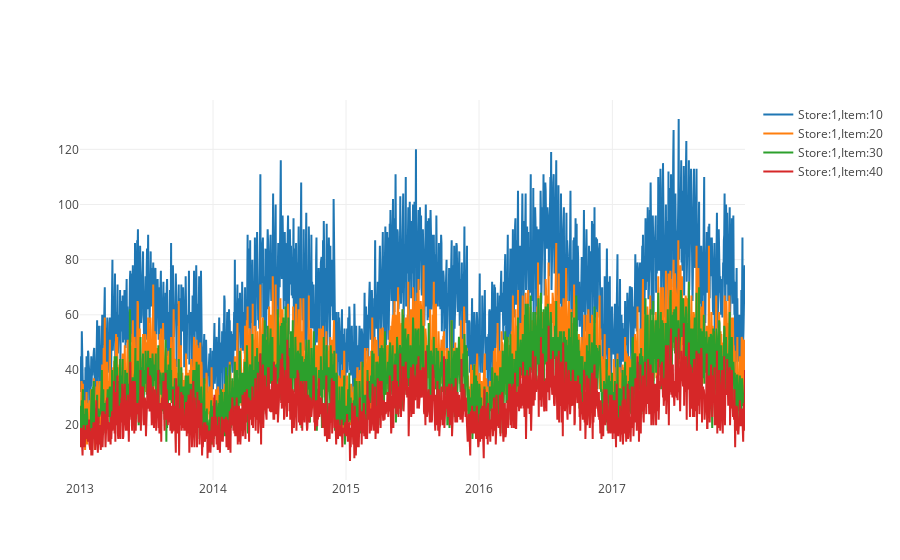

Notebook code cell kept with this figure:
### Code cell
def sales_monthly(data):
    multi_store_item_df = data.copy()
    # First, let us filterout the required data
    store_ids = [1, 1, 1, 1]   # Some stores
    item_ids = [10, 20, 30, 40]    # Some items
    print('Before filter:', multi_store_item_df.shape)
    multi_store_item_df = multi_store_item_df[multi_store_item_df.store.isin(store_ids)]
    multi_store_item_df = multi_store_item_df[multi_store_item_df.item.isin(item_ids)]
    print('After filter:', multi_store_item_df.shape)
    #display(multi_store_item_df)
    # TODO Monthly avg sales

    # Let us plot this now
    multi_store_item_ts_data = []
    for st,it in zip(store_ids, item_ids):
        flt = multi_store_item_df[multi_store_item_df.store == st]
        flt = flt[flt.item == it]
        multi_store_item_ts_data.append(go.Scatter(x=flt.date, y=flt.sales, name = "Store:" + str(st) + ",Item:" + str(it)))
    py.iplot(multi_store_item_ts_data)
    return (multi_store_item_df)

multi_store_item_df = sales_monthly(train_df)

### Figure 1 — Plotly figure (JSON) as saved in the notebook; plotly's stock layout.template omitted (floating-point values rounded to 4 significant figures; data arrays with more than 128 entries replaced by an {"elided": "..."} marker saying what was removed)
{"data": [{"y": {"elided": "1826 int values"}, "x": {"elided": "1826 str values"}, "type": "scatter", "name": "Store:1,Item:10", "uid": "026d7534-0bfc-44e3-b1c7-e22a0f060309"}, {"y": {"elided": "1826 int values"}, "x": {"elided": "1826 str values"}, "type": "scatter", "name": "Store:1,Item:20", "uid": "7bf35cd3-2267-4072-a00e-6e5bf3672b4a"}, {"y": {"elided": "1826 int values"}, "x": {"elided": "1826 str values"}, "type": "scatter", "name": "Store:1,Item:30", "uid": "0910dee7-a885-4f82-8546-f2df90423a19"}, {"y": {"elided": "1826 int values"}, "x": {"elided": "1826 str values"}, "type": "scatter", "name": "Store:1,Item:40", "uid": "ba516e63-1811-45a3-87a4-29e572620757"}], "layout": {}}
